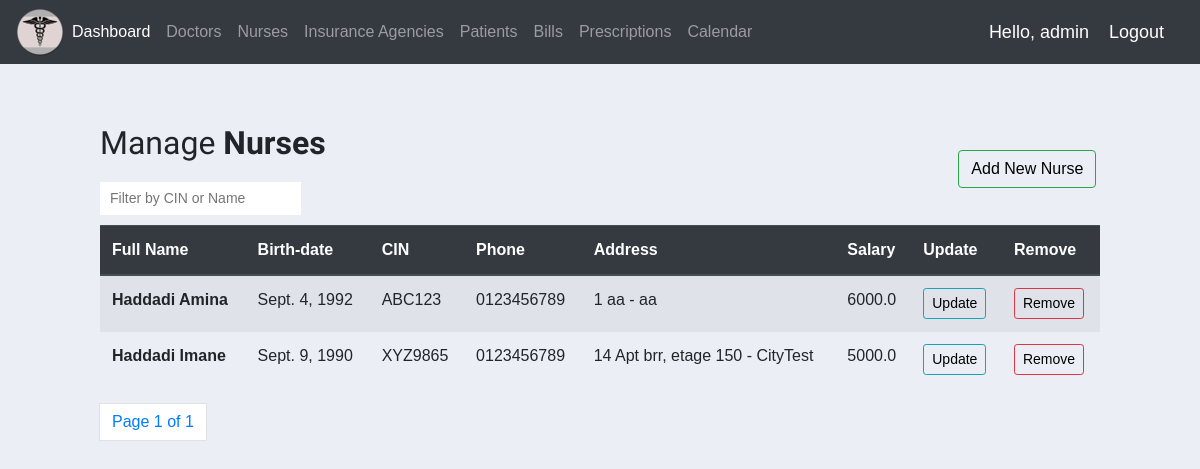
The app's page /list_entities/nurse (signed in) with its own data.
### mainapp/models.py (models this page shows, shortened)
class CommonInfo(models.Model):
    SEX = (
        ('Male', 'Male'),
        ('Female', 'Female'),
    )
    first_name = models.CharField(max_length=80, null=True)
    last_name = models.CharField(max_length=80, null=True)
    birth_date = models.DateField(null=True)
    sex = models.CharField(max_length=10, choices=SEX, null=True)
    cin = models.CharField(max_length=15, null=True)
    phone_nb = models.CharField(max_length=30, null=True)
    address = models.ForeignKey(Address, null=True, on_delete=models.SET_NULL)
    objects = models.Manager()
    class Meta:
        abstract = True

class Nurse(CommonInfo):
    salary = models.FloatField()
    is_active = models.BooleanField(default=True)
    created = models.DateField(auto_now_add=True)

class Address(models.Model):
    streetNb = models.IntegerField()
    AptFloor = models.CharField(max_length=200)
    city = models.CharField(max_length=60)

### mainapp/decorators.py (the view)
        def wrapper_func(request, *args, **kwargs):
            group = None
            if request.user.groups.exists():
                group = request.user.groups.all()[0].name
            if group in allowed_roles:
                return view_func(request, *args, **kwargs)
            else:
                return redirect('home')

### mainapp/templatetags/usergroup_tag.py (called while the page is built)
@register.filter(name='has_group')
def has_group(user, group_name):
    return user.groups.filter(name=group_name).exists()

### mainapp/templates/mainapp/entities/nurses.html (shortened to what this page needs)
{% extends "base.html" %}
{% load static %}
{% block content %}
<div class="table-wrapper">
        <div class="table-title">
            <div class="row">
                <div class="col-sm-10">
                    <h2>Manage <b>Nurses</b></h2>
                    <input type="search" id="search" placeholder="Filter by CIN or Name">
                </div>
                <div class="col-sm-2 my-auto" style="height:20px;">
                    <a href="{% url 'create' 'nurse' %}" class="btn btn-success"><span>Add New Nurse</span></a>
                </div>
            </div>
        </div>
        <table class="table table-striped">
            <thead class="thead-dark">
                <tr>
                  <th scope="col" >Full Name</th>
                  <th scope="col">Birth-date</th>
                  <th scope="col">CIN</th>
                  <th scope="col">Phone</th>
                  <th scope="col">Address</th>
                  <th scope="col">Salary</th>
                  <th scope="col">Update</th>
                  <th scope="col">Remove</th>
                </tr>
            </thead>
            <tbody>
                {% for item in items %}
                    <tr>
                      <th id="fullname">{{ item.last_name }} {{ item.first_name }}</th>
                      <td>{{ item.birth_date }}</td>
                      <td id="cin">{{ item.cin }}</td>
                      <td>{{ item.phone_nb }}</td>
                      <td>{{ item.address.streetNb }} {{ item.address.AptFloor }} - {{ item.address.city }} </td>
                      <td>{{ item.salary }}</td>
                      <td><a class="btn btn-sm btn-info" href="{% url 'update' item.id 'nurse' %}">Update</a></td>
                      <td><a class="btn btn-sm btn-danger" href="{% url 'delete' item.id 'nurse' %}" >Remove</a></td>
                    </tr>
                {% endfor %}
            </tbody>
        </table>
</div>
{% include '../../pagination.html' with page=items %}
{% endblock %}

### mainapp/templates/navbar.html (shortened to what this page needs)
{% load static %}
{% load usergroup_tag %}
<nav class="navbar navbar-expand-lg navbar-dark bg-dark">
  <img src="{% static 'images/medlogo.ico' %}">
  <div class="collapse navbar-collapse" id="navbarTogglerDemo02">
    <ul class="navbar-nav mr-auto mt-2 mt-lg-0">
      <li class="nav-item active">
        {% if request.user|has_group:"admin" %}
        <a class="nav-link" href="{% url 'dashboard'  %}">Dashboard <span class="sr-only">(current)</span></a>
        {% else %}
          <a class="nav-link" href="{% url 'home'  %}">Home <span class="sr-only">(current)</span></a>
        {% endif %}
      </li>
      {% if request.user|has_group:"patient" %}
        <li class="nav-item">
          <a class="nav-link" href="{% url 'patientDocs' 'document' %}">My documents</a>
        </li>
        <li class="nav-item">
          <a class="nav-link" href="{% url 'patientDocs' 'prescription' %}">My prescriptions</a>
        </li>
        <li class="nav-item">
          <a class="nav-link" href="{% url 'patientDocs' 'bill' %}">My bills</a>
        </li>
        <li class="nav-item">
          <a class="nav-link" href="{% url 'patientDocs' 'insurance' %}">My insurance</a>
        </li>
        <li class="nav-item">
          <a class="nav-link" href="{% url 'calendar' %}">Make an appointment</a>
        </li>
      {% elif request.user|has_group:"admin" %}
        <li class="nav-item">
          <a class="nav-link" href="{% url 'list_entities' 'doctor' %}">Doctors</a>
        </li>
        <li class="nav-item">
          <a class="nav-link" href="{% url 'list_entities' 'nurse' %}">Nurses</a>
        </li>
        <li class="nav-item">
          <a class="nav-link" href="{% url 'list_entities' 'agency' %}">Insurance Agencies</a>
        </li>
        <li class="nav-item">
          <a class="nav-link" href="{% url 'list_entities' 'patient' %}">Patients</a>
        </li>
        <li class="nav-item">
          <a class="nav-link" href="{% url 'list_entities' 'bill' %}">Bills</a>
        </li>
        <li class="nav-item">
          <a class="nav-link" href="{% url 'list_entities' 'prescription' %}">Prescriptions</a>
        </li>
        <li class="nav-item">
          <a class="nav-link" href="{% url 'calendar'  %}">Calendar</a>
        </li>
      {% endif %}
    </ul>
  </div>
  <span class="hello-msg">Hello, {{ request.user }}</span>
  <span><a class="hello-msg" href="{% url 'logout' %}">Logout</a></span>
</nav>

### mainapp/static/css/base.css (style rules this page uses)
body { margin:0; padding:0; font-family:helvetica, sans-serif; background-color:rgb(208,0,0); }
a { color:#12c064; text-decoration:none; }
h1, h2, h3, h4, h5 , h6 { font-family: 'Muli', sans-serif; font-weight:normal; }
h2 { margin:30px 0 20px; }
input, textarea { margin:0 0 10px; background-color:#fff; border: 2px; padding:6px 10px; font-size:14px; }

### mainapp/static/css/calendar.css (style rules this page uses)
ul { height: 100%; padding: 0px 5px 0px 20px; }
a { color: #17a2b8; }
.btn { outline: none; color: black; background-color: transparent; box-shadow: 0 0 0 0; }

### mainapp/templates/navbar.html (style rules this page uses)
.hello-msg { font-size:18px; color:#fff; margin-right:20px; }

### records on screen
Nurse: last_name "Haddadi", first_name "Amina", birth_date "Sept. 4, 1992", cin "ABC123", phone_nb "0123456789", address.streetNb "1", address.AptFloor "aa", address.city "aa", salary "6000.0"
Nurse: last_name "Haddadi", first_name "Imane", birth_date "Sept. 9, 1990", cin "XYZ9865", phone_nb "0123456789", address.streetNb "14", address.AptFloor "Apt brr, etage 150", address.city "CityTest", salary "5000.0"

### other values on screen
{{ request.user }} "admin"
{{ page.number }} "1"
{{ page.paginator.num_pages }} "1"
